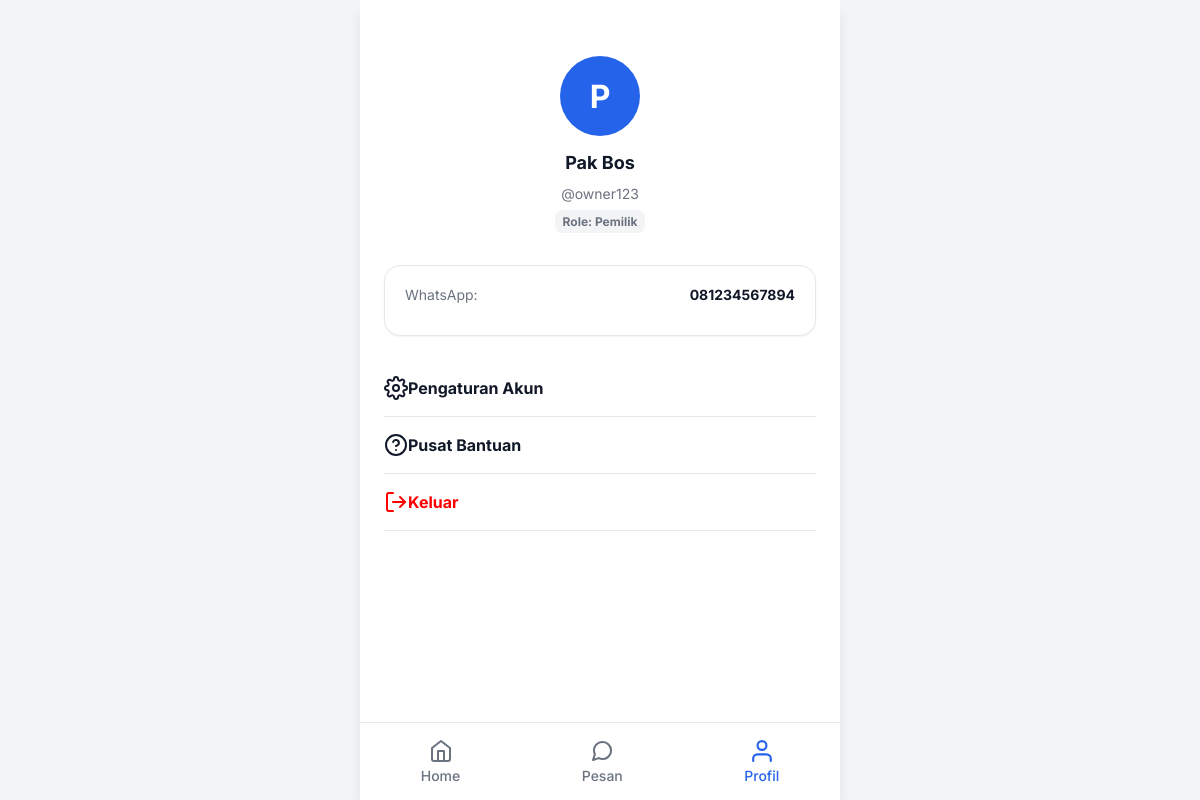
The app's page /profil.php (signed in) with its own data.
### tables this page shows
CREATE TABLE IF NOT EXISTS users (
    id INT AUTO_INCREMENT PRIMARY KEY,
    nama VARCHAR(100) NOT NULL,
    whatsapp VARCHAR(20) NOT NULL,
    username VARCHAR(50) UNIQUE NOT NULL,
    password VARCHAR(255) NOT NULL,
    role ENUM('pelanggan', 'admin', 'desainer', 'pekerja', 'pemilik') NOT NULL DEFAULT 'pelanggan'
);

### profil.php (the view, shortened to what this page needs)
<?php
include 'koneksi.php';
$user_id = $_SESSION['user_id'];
$user_q = $conn->query("SELECT * FROM users WHERE id = $user_id");
$user = $user_q->fetch_assoc();
?>
<!DOCTYPE html>
<html lang="id">
<head>
    <link rel="stylesheet" href="style.css">
</head>
<body>
    <div class="mobile-container">
        <div class="content-area">
            <div class="profile-header">
                <div class="profile-avatar">
                    <?= strtoupper(substr($user['nama'], 0, 1)) ?>
                </div>
                <h2><?= htmlspecialchars($user['nama']) ?></h2>
                <p class="text-secondary">@<?= htmlspecialchars($user['username']) ?></p>
                <span class="status-badge" style="display:inline-block; margin-top:8px;">Role: <?= ucfirst($user['role']) ?></span>
            </div>
            <div class="card" style="margin-bottom: 24px;">
                <div class="card-row">
                    <span class="text-secondary">WhatsApp:</span>
                    <span style="font-weight: bold;"><?= htmlspecialchars($user['whatsapp']) ?></span>
                </div>
            </div>
            <ul class="menu-list">
                <li>
                    <a href="#">
                        <i data-feather="settings"></i>
                        Pengaturan Akun
                    </a>
                </li>
                <li>
                    <a href="pesan_bantuan.php">
                        <i data-feather="help-circle"></i>
                        Pusat Bantuan
                    </a>
                </li>
                <li>
                    <a href="logout.php" style="color: red;">
                        <i data-feather="log-out" style="color: red;"></i>
                        Keluar
                    </a>
                </li>
            </ul>
        </div>
        <?php include 'components/bottom_nav.php'; ?>
    </div>
</body>
</html>

### style.css (style rules this page uses)
:root { --primary-color: #2563eb; --primary-hover: #1d4ed8; --bg-color: #f3f4f6; --surface-color: #ffffff; --text-primary: #111827; --text-secondary: #6b7280; --border-color: #e5e7eb; --font-family: "Inter", Arial, sans-serif; --shadow-sm: 0 1px 2px 0 rgb(0 0 0 / 0.05); --shadow-md: 0 4px 6px -1px rgb(0 0 0 / 0.1), 0 2px 4px -2px rgb(0 0 0 / 0.1); --shadow-lg: 0 10px 15px -3px rgb(0 0 0 / 0.1), 0 4px 6px -4px rgb(0 0 0 / 0.1); }
* { box-sizing: border-box; margin: 0; padding: 0; }
body { background-color: var(--bg-color); font-family: var(--font-family); color: var(--text-primary); display: flex; justify-content: center; min-height: 100vh; -webkit-font-smoothing: antialiased; }
.mobile-container { width: 100%; max-width: 480px; background-color: var(--surface-color); min-height: 100vh; position: relative; box-shadow: var(--shadow-lg); display: flex; flex-direction: column; }
h2 { font-size: 18px; font-weight: 700; margin-bottom: 12px; color: var(--text-primary); }
p, label, span { font-size: 14px; }
.text-secondary { color: var(--text-secondary); }
.content-area { padding: 24px; flex-grow: 1; overflow-y: auto; padding-bottom: 90px; }
.card { background-color: var(--surface-color); border: 1px solid var(--border-color); border-radius: 16px; padding: 20px; margin-bottom: 16px; box-shadow: var(--shadow-sm); transition: all 0.2s ease-in-out; }
.status-badge { font-weight: 700; font-size: 12px; padding: 4px 8px; background-color: #f3f4f6; border-radius: 8px; color: var(--text-secondary); }
.card-row { display: flex; justify-content: space-between; margin-bottom: 12px; font-size: 14px; }

### profil.php (style rules this page uses)
.profile-header { text-align: center; padding: 32px 0; }
.profile-avatar { width: 80px; height: 80px; background-color: var(--primary-color); color: var(--surface-color); border-radius: 50%; display: flex; align-items: center; justify-content: center; font-size: 32px; font-weight: bold; margin: 0 auto 16px auto; }
.menu-list { list-style: none; padding: 0; margin-top: 24px; }
.menu-list li { border-bottom: 1px solid var(--border-color); }
.menu-list a { display: flex; align-items: center; padding: 16px 0; color: var(--text-primary); text-decoration: none; font-weight: bold; }

### records on screen
users: nama "P", nama "Pak Bos", username "owner123", role "Pemilik", whatsapp "081234567894"
